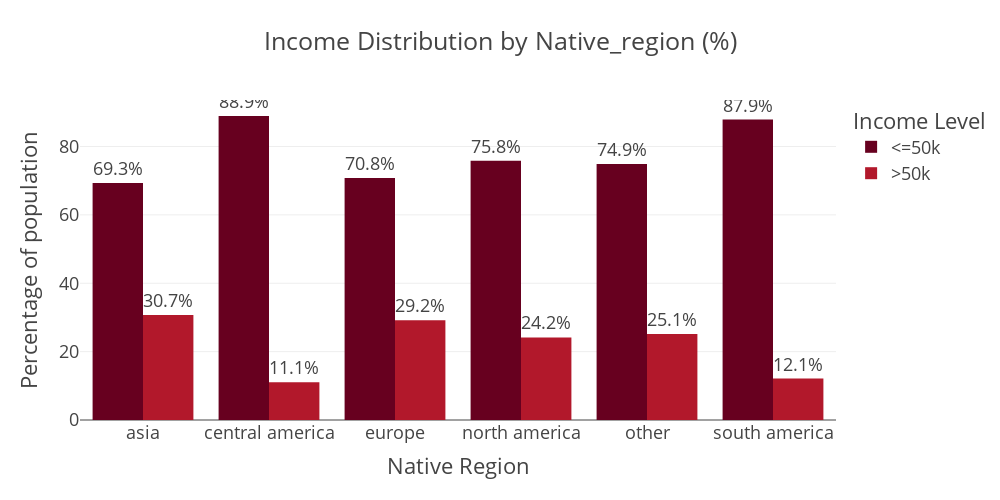

Notebook cell for this chart:
### Code cell
fig = px.bar(
    adult_df_income_native_region, 
    x = 'native_region', 
    y = 'percentage', 
    color = 'income', 
    title= 'Income Distribution by Native_region (%)', 
    barmode= 'group', 
    height= 500, 
    width= 1000, 
    color_discrete_sequence= px.colors.sequential.RdBu, 
    text= 'percentage' 
)
fig.update_traces(texttemplate = '%{text:.1f}%', textposition='outside')
fig.update_layout(template='presentation',xaxis_title='Native Region',
                  yaxis_title='Percentage of population',
                  paper_bgcolor='rgba(0,0,0,0)', plot_bgcolor='rgba(0,0,0,0)', legend_title=dict(text='Income Level'))
fig.show()
fig.write_image(os.path.join(results_dir,'income_distribution_by_nativeregion_bar_plot.jpg'))
fig.write_image(os.path.join(results_dir,'income_distribution_by_nativeregion_bar_plot.png'))
fig.write_html(os.path.join(results_dir,'income_distribution_by_nativeregion_bar_plot.html'))

### Figure 1 — Plotly figure (JSON) as saved in the notebook; plotly's stock layout.template omitted (floating-point values rounded to 4 significant figures)
{"data": [{"alignmentgroup": "True", "hovertemplate": "income=<=50k<br>native_region=%{x}<br>percentage=%{text}<extra></extra>", "legendgroup": "<=50k", "marker": {"color": "rgb(103,0,31)", "pattern": {"shape": ""}}, "name": "<=50k", "offsetgroup": "<=50k", "orientation": "v", "showlegend": true, "text": [69.3, 88.93, 70.83, 75.85, 74.87, 87.88], "textposition": "outside", "texttemplate": "%{text:.1f}%", "type": "bar", "x": ["asia", "central america", "europe", "north america", "other", "south america"], "xaxis": "x", "y": [69.3, 88.93, 70.83, 75.85, 74.87, 87.88], "yaxis": "y"}, {"alignmentgroup": "True", "hovertemplate": "income=>50k<br>native_region=%{x}<br>percentage=%{text}<extra></extra>", "legendgroup": ">50k", "marker": {"color": "rgb(178,24,43)", "pattern": {"shape": ""}}, "name": ">50k", "offsetgroup": ">50k", "orientation": "v", "showlegend": true, "text": [30.7, 11.07, 29.17, 24.15, 25.13, 12.12], "textposition": "outside", "texttemplate": "%{text:.1f}%", "type": "bar", "x": ["asia", "central america", "europe", "north america", "other", "south america"], "xaxis": "x", "y": [30.7, 11.07, 29.17, 24.15, 25.13, 12.12], "yaxis": "y"}], "layout": {"barmode": "group", "height": 500, "legend": {"title": {"text": "Income Level"}, "tracegroupgap": 0}, "paper_bgcolor": "rgba(0, 0, 0, 0)", "plot_bgcolor": "rgba(0, 0, 0, 0)", "title": {"text": "Income Distribution by Native_region (%)"}, "width": 1000, "xaxis": {"anchor": "y", "autorange": true, "domain": [0, 1], "range": [-0.5, 5.5], "title": {"text": "Native Region"}, "type": "category"}, "yaxis": {"anchor": "x", "autorange": true, "domain": [0, 1], "range": [0, 93.61], "title": {"text": "Percentage of population"}, "type": "linear"}}}
